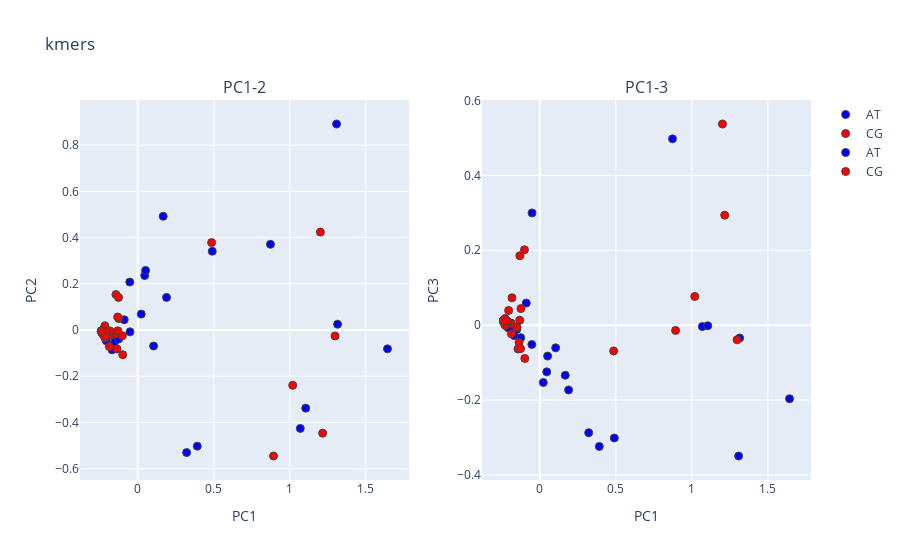

Notebook source saved alongside this figure:
### Code cell
from sklearn.decomposition import PCA
mutations= get_mutations(bases= bases,ksize= ksize)
kmers, kmer_idx= kmer_comp_index(mutations)

mut_list= ['_'.join(x) for x in kmer_idx.values()]
#mut_list= ['_'.join(x) for x in mutations]

mut_indices= {
    z:[x for x in range(len(mut_list)) if mut_list[x][int(ksize / 2)] in z] for z in ['AT','CG']
}

col_mut= {
    'AT': 'blue',
    'CG': 'red'
}

n_comp= 3

pca = PCA(n_components=n_comp, whiten=False,svd_solver='randomized')
Comps = pca.fit_transform(ind_collapsed_mat.T)

var_comps= pca.explained_variance_ratio_

titles= ['PC1-2','PC1-3']
fig_subplots = tools.make_subplots(rows= 1, cols=2,
                             subplot_titles=tuple(titles))

for col in range(1,3):
    fig_data= [go.Scatter(
            x= Comps[mut_indices[i],0],
            y= Comps[mut_indices[i],col],
            mode= "markers",
            text= [mut_list[x] for x in mut_indices[i]],
            marker= {
            'color': col_mut[i],
            'line': {'width': 1},
            'size': 8,
            'symbol': 'circle',
          "opacity": 1
          },
            name= i
        ) for i in list(mut_indices.keys())]
    
    for trace1 in fig_data:
        fig_subplots.append_trace(trace1, 1, col)
        
    fig_subplots.update_xaxes(title= 'PC1')

    fig_subplots.update_yaxes(title= 'PC' + str(col + 1),row=1, col=col)


layout = go.Layout(
    margin=dict(
        l=0,
        r=0,
        b=0,
        t=0
    ),
    yaxis=dict(
        title='PC2: {}'.format(round(var_comps[1],3))),
    xaxis=dict(
    title= 'PC1: {}'.format(round(var_comps[0],3)))
)


fig = go.Figure(data=fig_subplots, layout=layout)
fig['layout'].update(title= 'kmers')
iplot(fig)

### Figure 1 — Plotly figure (JSON) as saved in the notebook; plotly's stock layout.template omitted (floating-point values rounded to 4 significant figures)
{"data": [{"marker": {"color": "blue", "line": {"width": 1}, "opacity": 1, "size": 8, "symbol": "circle"}, "mode": "markers", "name": "AT", "text": ["AAAC_TTTG", "AAAG_TTTC", "AAAT_TTTA", "AACC_GTTG", "AACG_GTTC", "AACT_GTTA", "AAGC_CTTG", "AAGG_CTTC", "AAGT_CTTA", "AATC_ATTG", "AATG_ATTC", "AATT_ATTA", "ATAA_TATT", "ATAC_TATG", "ATAG_TATC", "ATCA_GATT", "ATCC_GATG", "ATCG_GATC", "ATGA_CATT", "ATGC_CATG", "ATGG_CATC", "CAAC_TTGG", "CAAG_TTGC", "CAAT_TTGA", "CACC_GTGG", "CACG_GTGC", "CACT_GTGA", "CAGC_CTGG", "CAGG_CTGC", "CAGT_CTGA", "CTAA_TAGT", "CTAC_TAGG", "CTAG_TAGC", "CTCA_GAGT", "CTCC_GAGG", "CTCG_GAGC", "GAAC_TTCG", "GAAG_TTCC", "GAAT_TTCA", "GACC_GTCG", "GACG_GTCC", "GACT_GTCA", "GTAA_TACT", "GTAC_TACG", "GTAG_TACC", "TAAC_TTAG", "TAAG_TTAC", "TAAT_TTAA"], "type": "scatter", "x": [1.069, 1.314, 1.642, 0.8728, -0.08895, -0.1688, -0.1517, 0.3913, -0.2386, -0.2386, -0.1515, -0.2328, -0.2095, -0.2228, -0.2376, -0.2372, -0.2386, 0.02289, 0.1893, 0.04585, 0.05159, -0.2046, 0.1044, -0.2207, 1.307, -0.0509, -0.1935, 0.3215, 0.1674, -0.2112, -0.2069, -0.2386, -0.2365, -0.1251, -0.2263, 0.4901, -0.2361, -0.2005, -0.05224, -0.2132, -0.2338, 1.105, -0.2386, -0.2363, -0.2005, -0.2261, -0.2361, -0.236], "xaxis": "x", "y": [-0.4258, 0.02499, -0.0816, 0.3709, 0.04456, -0.08573, -0.05233, -0.5026, -0.005906, -0.005906, -0.01832, -0.009979, -0.007738, 0.004226, -0.004734, -0.005504, -0.005906, 0.06885, 0.1411, 0.2357, 0.258, -0.01603, -0.06916, -0.009288, 0.8916, -0.007954, -0.02489, -0.5303, 0.4921, -0.02748, -0.0462, -0.005906, -0.00438, -0.03895, -0.01101, 0.3409, -0.01024, -0.01511, 0.2075, 0.0057, -0.002866, -0.3382, -0.005906, -0.004521, -0.01511, -0.01563, -0.01024, -0.007853], "yaxis": "y"}, {"marker": {"color": "red", "line": {"width": 1}, "opacity": 1, "size": 8, "symbol": "circle"}, "mode": "markers", "name": "CG", "text": ["ACAA_TGTT", "ACAG_TGTC", "ACAT_TGTA", "ACCA_GGTT", "ACCG_GGTC", "ACCT_GGTA", "ACGA_CGTT", "ACGG_CGTC", "ACGT_CGTA", "ACTA_AGTT", "ACTG_AGTC", "ACTT_AGTA", "AGAA_TCTT", "AGAC_TCTG", "AGAT_TCTA", "AGCA_GCTT", "AGCC_GCTG", "AGCT_GCTA", "AGGA_CCTT", "AGGC_CCTG", "AGGT_CCTA", "CCAA_TGGT", "CCAG_TGGC", "CCAT_TGGA", "CCCA_GGGT", "CCCG_GGGC", "CCCT_GGGA", "CCGA_CGGT", "CCGG_CGGC", "CCGT_CGGA", "CGAA_TCGT", "CGAC_TCGG", "CGAT_TCGA", "CGCA_GCGT", "CGCC_GCGG", "CGCT_GCGA", "GCAA_TGCT", "GCAG_TGCC", "GCAT_TGCA", "GCCA_GGCT", "GCCG_GGCC", "GCCT_GGCA", "GGAA_TCCT", "GGAC_TCCG", "GGAT_TCCA", "TCAA_TGAT", "TCAG_TGAC", "TCAT_TGAA"], "type": "scatter", "x": [-0.1899, -0.1501, -0.2237, -0.2374, -0.2313, -0.2141, -0.2386, -0.2386, -0.2361, -0.187, -0.0986, -0.2317, -0.1364, -0.23, -0.1241, -0.2073, 1.019, -0.216, 0.4856, 0.8929, -0.132, -0.2372, -0.237, -0.1827, -0.1008, -0.2386, -0.1863, -0.1312, -0.2386, -0.2386, -0.236, -0.2386, -0.2386, -0.2372, -0.2372, -0.2264, -0.2269, 1.201, -0.1432, 1.216, -0.2277, 1.297, -0.2316, -0.2256, -0.205, -0.2146, -0.2361, -0.1265], "xaxis": "x", "y": [-0.01503, -0.01756, -0.00753, -0.005258, -0.01391, -0.03476, -0.005906, -0.005906, -0.01024, -0.02229, -0.1069, -0.007246, -0.082, -0.01135, 0.04945, -0.01983, -0.2392, 0.01859, 0.3783, -0.5452, 0.05641, -0.005483, -0.006635, -0.003847, -0.02482, -0.005906, -0.07164, -0.003621, -0.005906, -0.005906, -0.007159, -0.005906, -0.005906, -0.007012, -0.006709, -0.004315, -0.01085, 0.4238, 0.1538, -0.4464, -0.008423, -0.02563, -0.0004824, -0.02147, -0.01049, -0.02839, -0.00518, 0.1411], "yaxis": "y"}, {"marker": {"color": "blue", "line": {"width": 1}, "opacity": 1, "size": 8, "symbol": "circle"}, "mode": "markers", "name": "AT", "text": ["AAAC_TTTG", "AAAG_TTTC", "AAAT_TTTA", "AACC_GTTG", "AACG_GTTC", "AACT_GTTA", "AAGC_CTTG", "AAGG_CTTC", "AAGT_CTTA", "AATC_ATTG", "AATG_ATTC", "AATT_ATTA", "ATAA_TATT", "ATAC_TATG", "ATAG_TATC", "ATCA_GATT", "ATCC_GATG", "ATCG_GATC", "ATGA_CATT", "ATGC_CATG", "ATGG_CATC", "CAAC_TTGG", "CAAG_TTGC", "CAAT_TTGA", "CACC_GTGG", "CACG_GTGC", "CACT_GTGA", "CAGC_CTGG", "CAGG_CTGC", "CAGT_CTGA", "CTAA_TAGT", "CTAC_TAGG", "CTAG_TAGC", "CTCA_GAGT", "CTCC_GAGG", "CTCG_GAGC", "GAAC_TTCG", "GAAG_TTCC", "GAAT_TTCA", "GACC_GTCG", "GACG_GTCC", "GACT_GTCA", "GTAA_TACT", "GTAC_TACG", "GTAG_TACC", "TAAC_TTAG", "TAAG_TTAC", "TAAT_TTAA"], "type": "scatter", "x": [1.069, 1.314, 1.642, 0.8728, -0.08895, -0.1688, -0.1517, 0.3913, -0.2386, -0.2386, -0.1515, -0.2328, -0.2095, -0.2228, -0.2376, -0.2372, -0.2386, 0.02289, 0.1893, 0.04585, 0.05159, -0.2046, 0.1044, -0.2207, 1.307, -0.0509, -0.1935, 0.3215, 0.1674, -0.2112, -0.2069, -0.2386, -0.2365, -0.1251, -0.2263, 0.4901, -0.2361, -0.2005, -0.05224, -0.2132, -0.2338, 1.105, -0.2386, -0.2363, -0.2005, -0.2261, -0.2361, -0.236], "xaxis": "x2", "y": [-0.003667, -0.03426, -0.1965, 0.4975, 0.05895, -0.02789, -0.01123, -0.3238, 0.01078, 0.01078, -0.006407, 0.01368, 0.001654, 0.003939, 0.01129, 0.01278, 0.01078, -0.1531, -0.1729, -0.1247, -0.0826, 0.004477, -0.06058, 0.008754, -0.3493, 0.2998, 0.002837, -0.2871, -0.1337, -0.003503, -0.007284, 0.01078, 0.00947, -0.03336, 0.0114, -0.3013, 0.01035, -0.007334, -0.05158, 0.009887, 0.0126, -0.001464, 0.01078, 0.009171, -0.007334, 0.0101, 0.01035, 0.01217], "yaxis": "y2"}, {"marker": {"color": "red", "line": {"width": 1}, "opacity": 1, "size": 8, "symbol": "circle"}, "mode": "markers", "name": "CG", "text": ["ACAA_TGTT", "ACAG_TGTC", "ACAT_TGTA", "ACCA_GGTT", "ACCG_GGTC", "ACCT_GGTA", "ACGA_CGTT", "ACGG_CGTC", "ACGT_CGTA", "ACTA_AGTT", "ACTG_AGTC", "ACTT_AGTA", "AGAA_TCTT", "AGAC_TCTG", "AGAT_TCTA", "AGCA_GCTT", "AGCC_GCTG", "AGCT_GCTA", "AGGA_CCTT", "AGGC_CCTG", "AGGT_CCTA", "CCAA_TGGT", "CCAG_TGGC", "CCAT_TGGA", "CCCA_GGGT", "CCCG_GGGC", "CCCT_GGGA", "CCGA_CGGT", "CCGG_CGGC", "CCGT_CGGA", "CGAA_TCGT", "CGAC_TCGG", "CGAT_TCGA", "CGCA_GCGT", "CGCC_GCGG", "CGCT_GCGA", "GCAA_TGCT", "GCAG_TGCC", "GCAT_TGCA", "GCCA_GGCT", "GCCG_GGCC", "GCCT_GGCA", "GGAA_TCCT", "GGAC_TCCG", "GGAT_TCCA", "TCAA_TGAT", "TCAG_TGAC", "TCAT_TGAA"], "type": "scatter", "x": [-0.1899, -0.1501, -0.2237, -0.2374, -0.2313, -0.2141, -0.2386, -0.2386, -0.2361, -0.187, -0.0986, -0.2317, -0.1364, -0.23, -0.1241, -0.2073, 1.019, -0.216, 0.4856, 0.8929, -0.132, -0.2372, -0.237, -0.1827, -0.1008, -0.2386, -0.1863, -0.1312, -0.2386, -0.2386, -0.236, -0.2386, -0.2386, -0.2372, -0.2372, -0.2264, -0.2269, 1.201, -0.1432, 1.216, -0.2277, 1.297, -0.2316, -0.2256, -0.205, -0.2146, -0.2361, -0.1265], "xaxis": "x2", "y": [0.005811, -0.004719, 0.003978, 0.01072, 0.002739, 0.00373, 0.01078, 0.01078, 0.01035, 0.004241, -0.08884, 0.01188, -0.04617, 0.015, 0.0443, 0.007188, 0.07679, 0.005988, -0.06886, -0.0141, 0.01305, 0.01149, 0.009795, 0.07298, 0.2013, 0.01078, -0.02312, 0.1853, 0.01078, 0.01078, 0.008562, 0.01078, 0.01078, 0.01038, 0.01017, 0.004439, 0.008492, 0.5372, -0.06366, 0.2937, 0.01796, -0.03901, 0.004582, -0.001073, 0.03925, 0.01092, 0.01048, -0.06267], "yaxis": "y2"}], "layout": {"annotations": [{"font": {"size": 16}, "showarrow": false, "text": "PC1-2", "x": 0.225, "xanchor": "center", "xref": "paper", "y": 1, "yanchor": "bottom", "yref": "paper"}, {"font": {"size": 16}, "showarrow": false, "text": "PC1-3", "x": 0.775, "xanchor": "center", "xref": "paper", "y": 1, "yanchor": "bottom", "yref": "paper"}], "title": {"text": "kmers"}, "xaxis": {"anchor": "y", "domain": [0, 0.45], "title": {"text": "PC1"}}, "xaxis2": {"anchor": "y2", "domain": [0.55, 1], "title": {"text": "PC1"}}, "yaxis": {"anchor": "x", "domain": [0, 1], "title": {"text": "PC2"}}, "yaxis2": {"anchor": "x2", "domain": [0, 1], "title": {"text": "PC3"}}}}
